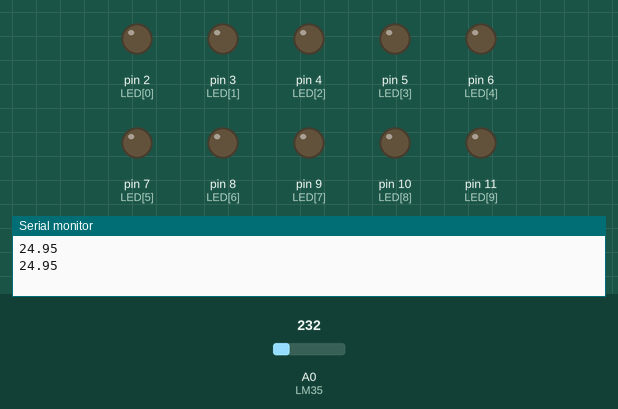
A sketch run on a simulated Arduino Uno, built with avr-gcc and run on an emulated ATmega328P. Shown: output pins drawn as LEDs (lit = HIGH), the last lines printed to the serial monitor. Inputs (shaded band) come from the test bench; at power-on: A0 (LM35) = 232.

Above: at 1.8 s.
1.9 s: A0 (LM35) set to 290
At 3.2 s:
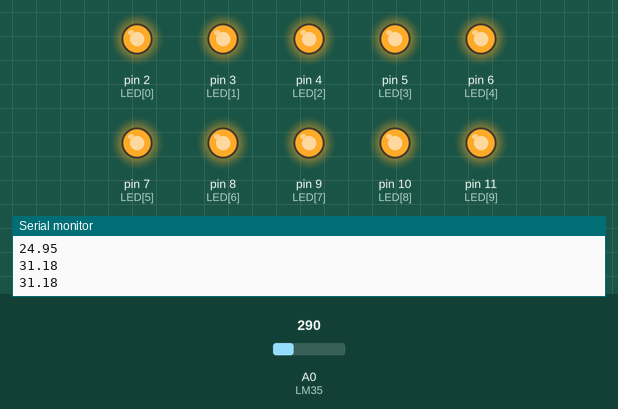
3.5 s: A0 (LM35) set to 266
At 5.0 s:
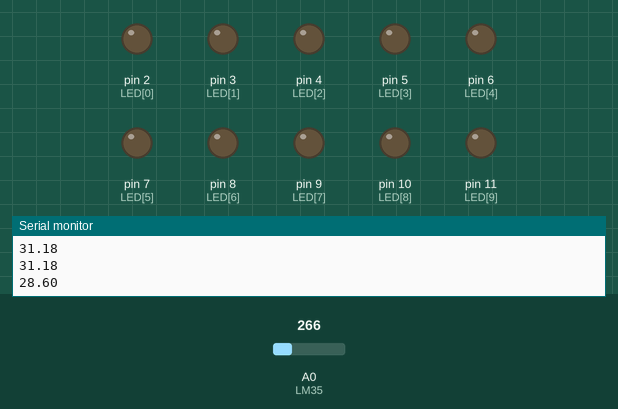
5.5 s: A0 (LM35) set to 336
At 6.6 s:
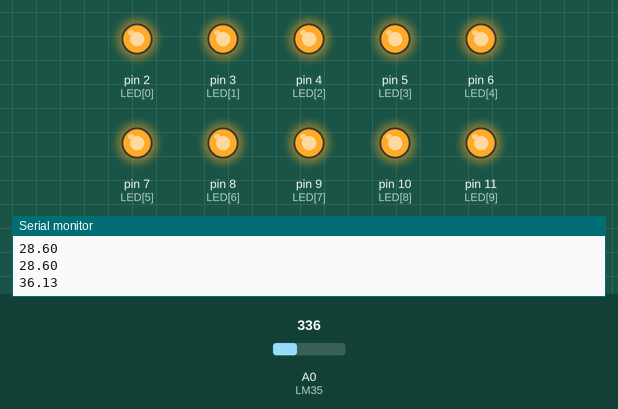
Timing chart, 0 to 8.5 s (numbered marks = the images above; inputs shaded):
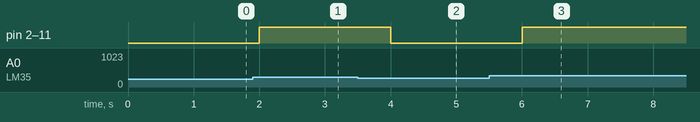

Measured:
- after the input at 1.9 s, pin 2 (LED[0]), pin 3 (LED[1]), pin 4 (LED[2]), pin 5 (LED[3]), pin 6 (LED[4]), pin 7 (LED[5]), pin 8 (LED[6]), pin 9 (LED[7]), pin 10 (LED[8]), pin 11 (LED[9]): LOW → HIGH after 0.10 s
- after the input at 3.5 s, pin 2 (LED[0]), pin 3 (LED[1]), pin 4 (LED[2]), pin 5 (LED[3]), pin 6 (LED[4]), pin 7 (LED[5]), pin 8 (LED[6]), pin 9 (LED[7]), pin 10 (LED[8]), pin 11 (LED[9]): HIGH → LOW after 0.50 s
- after the input at 5.5 s, pin 2 (LED[0]), pin 3 (LED[1]), pin 4 (LED[2]), pin 5 (LED[3]), pin 6 (LED[4]), pin 7 (LED[5]), pin 8 (LED[6]), pin 9 (LED[7]), pin 10 (LED[8]), pin 11 (LED[9]): LOW → HIGH after 0.50 s

The sketch:

5_TermometrocomLED.ino
```cpp
/*
   Experimento 2.5 - TermometroComLed

   Lê a temperatura utilizando um LM35, imprime o valor lido na porta serial e indida a
   variação do mesmo em uma barra de LEDs.

   Saiba mais:
   http://www.ti.com/lit/ds/symlink/lm35.pdf
*/

// Declara variaveis utilizadas no codigo.
const int LM35 = 0; // Numero da entrada conectada no sensor.
float temperatura = 0;
int analogLido = 0;
const int LED[] = {2, 3, 4, 5, 6, 7, 8, 9, 10, 11}; // Vetor contendo as saidas digitais dos LEDs.

void setup() {
  analogReference(INTERNAL);  // Configura a tenão de referencia da entrada analogica.
  // Inicializa os pinos digitais conectados aos LEDs como saidas.
  for (int x = 0; x < 10; x++) {
    pinMode(LED[x], OUTPUT);
  }
  // Inicia a comunicação serial utilizando a velocidade de 9600bps.
  Serial.begin(9600);
}

void loop() {
  analogLido = analogRead(LM35); // Salva o valor lido da entrada analogica na variavel analogLido.
  temperatura = analogLido * 0.1075268817204301; // Multiplica o valor lido por uma constante de conversão.

  Serial.println(temperatura); // Imprime a temperatura em celsius na porta serial.


  if (temperatura > 30.15) { // Liga LED 0 se a temperatua for superior a 30.15ºC.
    digitalWrite(LED[0], HIGH);
  }
  else {
    digitalWrite(LED[0], LOW);
  }
  if (temperatura > 30.20) { // Liga LED 1 se a temperatua for superior a 30.20ºC.
    digitalWrite(LED[1], HIGH);
  }
  else {
    digitalWrite(LED[1], LOW);
  }
  if (temperatura > 30.25) { // Liga LED 2 se a temperatua for superior a 30.25ºC.
    digitalWrite(LED[2], HIGH);
  }
  else {
    digitalWrite(LED[2], LOW);
  }
  if (temperatura > 30.30) { // Liga LED 3 se a temperatua for superior a 30.30ºC.
    digitalWrite(LED[3], HIGH);
  }
  else {
    digitalWrite(LED[3], LOW);
  }
  if (temperatura > 30.35) { // Liga LED 4 se a temperatua for superior a 30.35ºC.
    digitalWrite(LED[4], HIGH);
  }
  else {
    digitalWrite(LED[4], LOW);
  }
  if (temperatura > 30.40) { // Liga LED 5 se a temperatua for superior a 30.40C.
    digitalWrite(LED[5], HIGH);
  }
  else {
    digitalWrite(LED[5], LOW);
  }
  if (temperatura > 30.45) { // Liga LED 6 se a temperatua for superior a 30.45ºC.
    digitalWrite(LED[6], HIGH);
  }
  else {
    digitalWrite(LED[6], LOW);
  }
  if (temperatura > 30.50) { // Liga LED 7 se a temperatua for superior a 30.50ºC.
    digitalWrite(LED[7], HIGH);
  }
  else {
    digitalWrite(LED[7], LOW);
  }
  if (temperatura > 30.55) { // Liga LED 8 se a temperatua for superior a 30.55ºC.
    digitalWrite(LED[8], HIGH);
  }
  else {
    digitalWrite(LED[8], LOW);
  }
  if (temperatura > 30.60) { // Liga LED 0 se a temperatua for superior a 30.15ºC.
    digitalWrite(LED[9], HIGH);
  }
  else {
    digitalWrite(LED[9], LOW);
  }

  delay(1000); // Espera um segundo.
}
```
